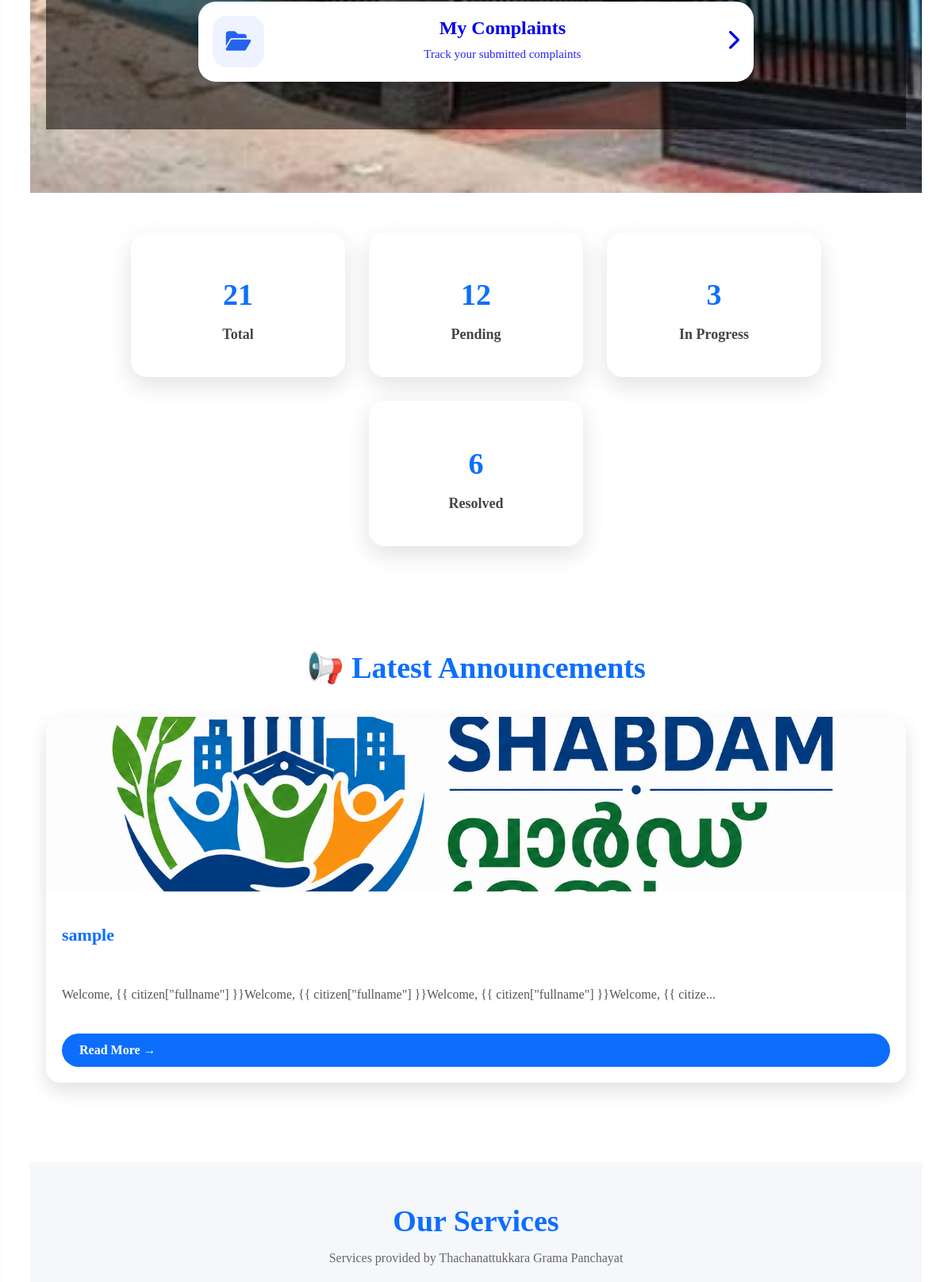
Before: / (middle part) with the older database file.
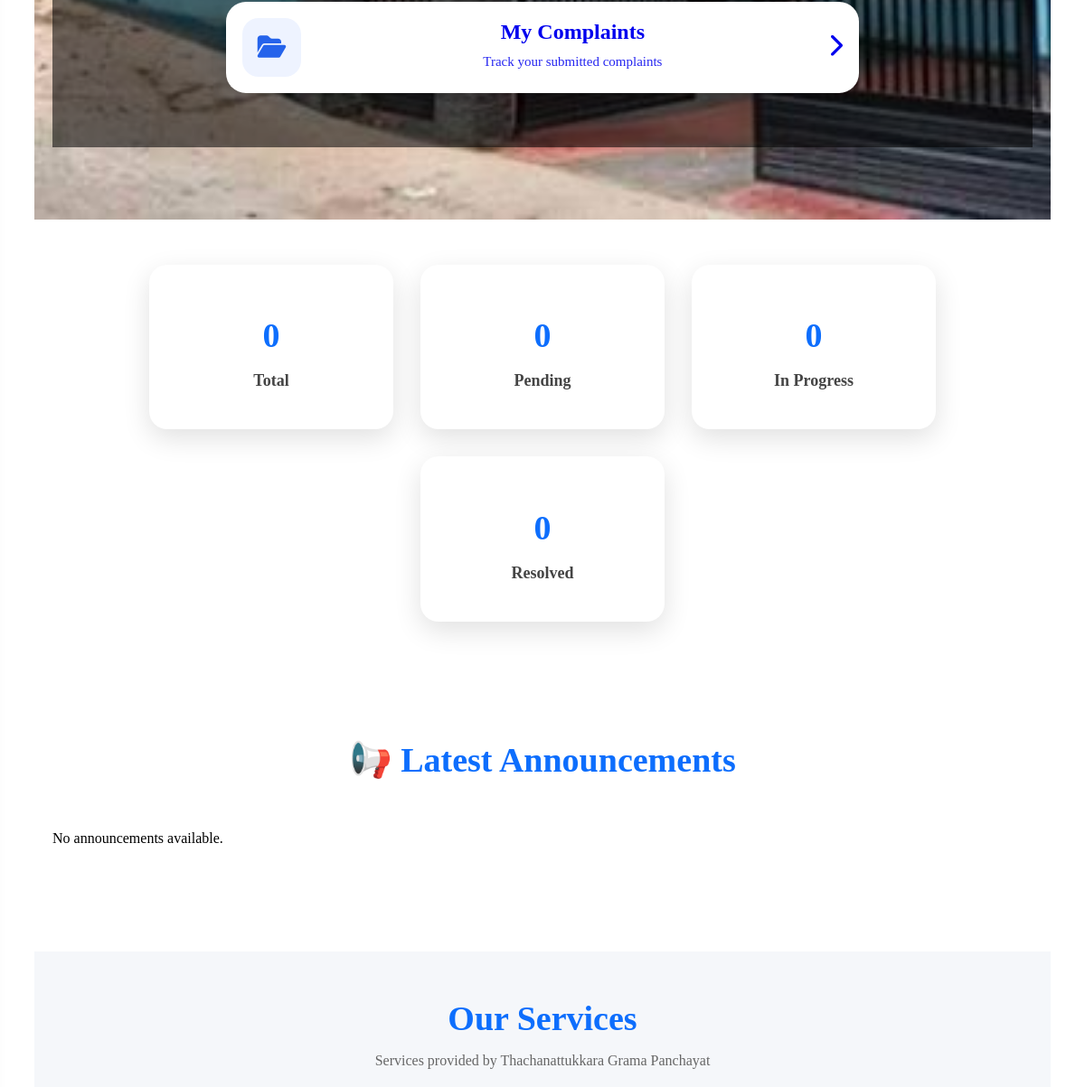
After: the same page with the newer database file.
### tables this page shows
CREATE TABLE announcements (

    id INTEGER PRIMARY KEY AUTOINCREMENT,

    title TEXT NOT NULL,

    description TEXT NOT NULL,

    photo TEXT,

    created_at TIMESTAMP DEFAULT CURRENT_TIMESTAMP

);

### app.py (the view)
@app.route("/")
def home():
    conn = sqlite3.connect("database/wardshabdam.db")
    conn.row_factory = sqlite3.Row
    cursor = conn.cursor()
    cursor.execute("""
        SELECT *
        FROM announcements
        ORDER BY id DESC
    """)
    announcements = cursor.fetchall()
    cursor.execute("SELECT COUNT(*) FROM complaints")
    total = cursor.fetchone()[0]
    cursor.execute("SELECT COUNT(*) FROM complaints WHERE status='Pending'")
    pending = cursor.fetchone()[0]
    cursor.execute("SELECT COUNT(*) FROM complaints WHERE status='In Progress'")
    progress = cursor.fetchone()[0]
    cursor.execute("SELECT COUNT(*) FROM complaints WHERE status='Resolved'")
    resolved = cursor.fetchone()[0]
    cursor.execute("""
        SELECT *
        FROM ward_members
        ORDER BY ward_no ASC
    """)
    ward_members = cursor.fetchall()
    conn.close()
    return render_template(
        "home.html",
        announcements=announcements,
        total=total,
        pending=pending,
        progress=progress,
        resolved=resolved,
        ward_members=ward_members
    )

### app.py (called while the page is built, shortened)
@app.context_processor
def notification_context():
    if "citizen_id" not in session:
        return {"notification_count": 0}

### templates/home.html (shortened to what this page needs)
{% extends "layout.html" %}
{% block content %}
<section class="hero">
    <div class="overlay">
    <div class="hero-buttons">
    <a href="/my_complaints" class="action-card">
        <div class="card-icon">
            <i class="fa-solid fa-folder-open"></i>
        </div>
        <div class="card-text">
            <h3>My Complaints</h3>
            <p>Track your submitted complaints</p>
        </div>
        <div class="card-arrow">
            <i class="fa-solid fa-chevron-right"></i>
        </div>
    </a>
</div>
</section>
<section class="stats-section">
    <div class="stats-grid">
        <div class="stat-card">
            <h2>{{ total }}</h2>
            <p>Total</p>
        </div>
        <div class="stat-card">
            <h2>{{ pending }}</h2>
            <p>Pending</p>
        </div>
        <div class="stat-card">
            <h2>{{ progress }}</h2>
            <p>In Progress</p>
        </div>
        <div class="stat-card">
            <h2>{{ resolved }}</h2>
            <p>Resolved</p>
        </div>
    </div>
</section>
<section class="announcement-section">
    <h2>📢 Latest Announcements</h2>
    <div class="announcement-grid">
        {% for item in announcements %}
        <div class="announcement-card">
            {% if item.photo %}
            <img src="{{ url_for('static', filename='uploads/' + item.photo) }}" alt="Announcement">
            {% endif %}
            <h3>{{ item.title }}</h3>
            <p>
                {{ item.description[:120] }}...
            </p>
            <a href="/announcement/{{ item.id }}" class="read-more-btn">
                Read More →
            </a>
        </div>
        {% else %}
        <p>No announcements available.</p>
        {% endfor %}
    </div>
</section>
<section class="services">
    <h2>Our Services</h2>
    <p>Services provided by Thachanattukkara Grama Panchayat</p>
</section>
{% endblock %}

Changed rows visible on the page:
removed announcements: photo (picture), title "sample", description "Welcome, {{ citizen[\"fullname\"] }}Welcome, {{ citizen[\"fullname\"] }}Welcome, {{ citizen[\"fullname\"] }}Welcome, {{ citize"
Other visible differences:
{{ total }}: "21" → "0"
{{ pending }}: "12" → "0"
{{ progress }}: "3" → "0"
{{ resolved }}: "6" → "0"
text now shown: "No announcements available."
